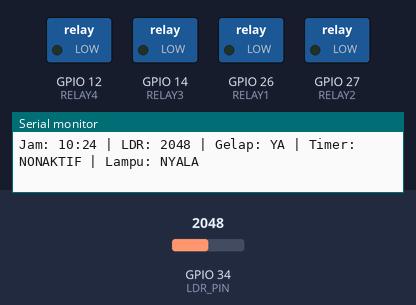
Bench run of a sketch on a simulated ESP32. Shown: switched loads named in the sketch (green lamp = pin HIGH), the last lines printed to the serial monitor. The inputs (shaded band) are chosen by the test bench; at power-on: GPIO 34 (LDR_PIN) = 2048. The local clock reads 2024-03-15 10:24:30 at power-on unless the sketch sets it.

Above: at 1.8 s.
1.9 s: GPIO 34 (LDR_PIN) set to 1927
At 2.4 s:
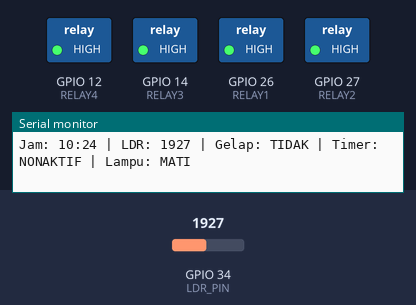
3.5 s: GPIO 34 (LDR_PIN) set to 2040
At 5.2 s:
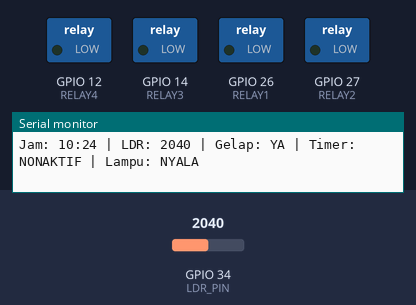
5.5 s: GPIO 34 (LDR_PIN) set to 1960
At 6.8 s:
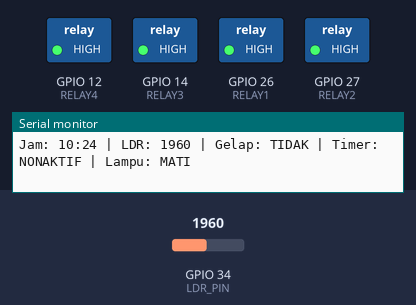
Timing chart, 0 to 8.5 s (numbered marks = the images above; inputs shaded):
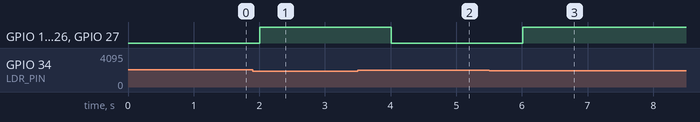

The sketch:

auto_street_light.ino
```cpp
#include <Wire.h>
#include "RTClib.h"

RTC_DS3231 rtc;

// Pin LDR
#define LDR_PIN 34

// Pin 4 Relay
#define RELAY1 26
#define RELAY2 27
#define RELAY3 14
#define RELAY4 12

// Batas gelap LDR
int batasGelap = 2000;

// Relay module biasanya aktif LOW
#define RELAY_ON  LOW
#define RELAY_OFF HIGH

void setup() {
  Serial.begin(115200);

  pinMode(RELAY1, OUTPUT);
  pinMode(RELAY2, OUTPUT);
  pinMode(RELAY3, OUTPUT);
  pinMode(RELAY4, OUTPUT);

  matikanSemuaRelay();

  Wire.begin();

  if (!rtc.begin()) {
    Serial.println("RTC tidak terdeteksi!");
    while (1);
  }

  // Aktifkan sekali saja untuk setting waktu RTC
  // Setelah waktu benar, komentari kembali
  // rtc.adjust(DateTime(F(__DATE__), F(__TIME__)));

  Serial.println("Sistem 4 Relay Lampu Otomatis Siap");
}

void loop() {
  DateTime now = rtc.now();

  int nilaiLDR = analogRead(LDR_PIN);
  int jam = now.hour();
  int menit = now.minute();

  bool kondisiGelap = nilaiLDR > batasGelap;

  bool waktuMalam =
    (jam > 18 || (jam == 18 && menit >= 0)) ||
    (jam < 5 || (jam == 5 && menit <= 30));

  if (kondisiGelap || waktuMalam) {
    nyalakanSemuaRelay();
  } else {
    matikanSemuaRelay();
  }

  Serial.print("Jam: ");
  print2digit(jam);
  Serial.print(":");
  print2digit(menit);

  Serial.print(" | LDR: ");
  Serial.print(nilaiLDR);

  Serial.print(" | Gelap: ");
  Serial.print(kondisiGelap ? "YA" : "TIDAK");

  Serial.print(" | Timer: ");
  Serial.print(waktuMalam ? "AKTIF" : "NONAKTIF");

  Serial.print(" | Lampu: ");
  Serial.println((kondisiGelap || waktuMalam) ? "NYALA" : "MATI");

  delay(1000);
}

void nyalakanSemuaRelay() {
  digitalWrite(RELAY1, RELAY_ON);
  digitalWrite(RELAY2, RELAY_ON);
  digitalWrite(RELAY3, RELAY_ON);
  digitalWrite(RELAY4, RELAY_ON);
}

void matikanSemuaRelay() {
  digitalWrite(RELAY1, RELAY_OFF);
  digitalWrite(RELAY2, RELAY_OFF);
  digitalWrite(RELAY3, RELAY_OFF);
  digitalWrite(RELAY4, RELAY_OFF);
}

void print2digit(int angka) {
  if (angka < 10) Serial.print("0");
  Serial.print(angka);
}
```

Measured:
- the behaviour switches between 2001 and 2000 on GPIO 34 (LDR_PIN) (found by bisection; images 0 and 1)
- after the input at 1.9 s, GPIO 12 (RELAY4), GPIO 14 (RELAY3), GPIO 26 (RELAY1), GPIO 27 (RELAY2): LOW → HIGH after 0.11 s
- after the input at 3.5 s, GPIO 12 (RELAY4), GPIO 14 (RELAY3), GPIO 26 (RELAY1), GPIO 27 (RELAY2): HIGH → LOW after 0.51 s
- after the input at 5.5 s, GPIO 12 (RELAY4), GPIO 14 (RELAY3), GPIO 26 (RELAY1), GPIO 27 (RELAY2): LOW → HIGH after 0.51 s
